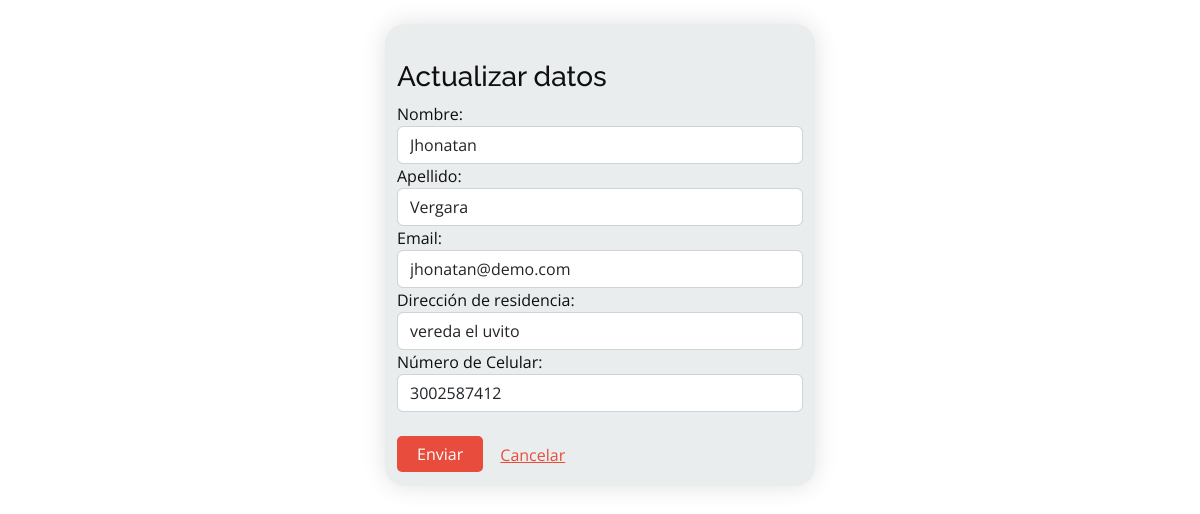
The page /actualizarU/4 (signed in) on the database as committed earlier.
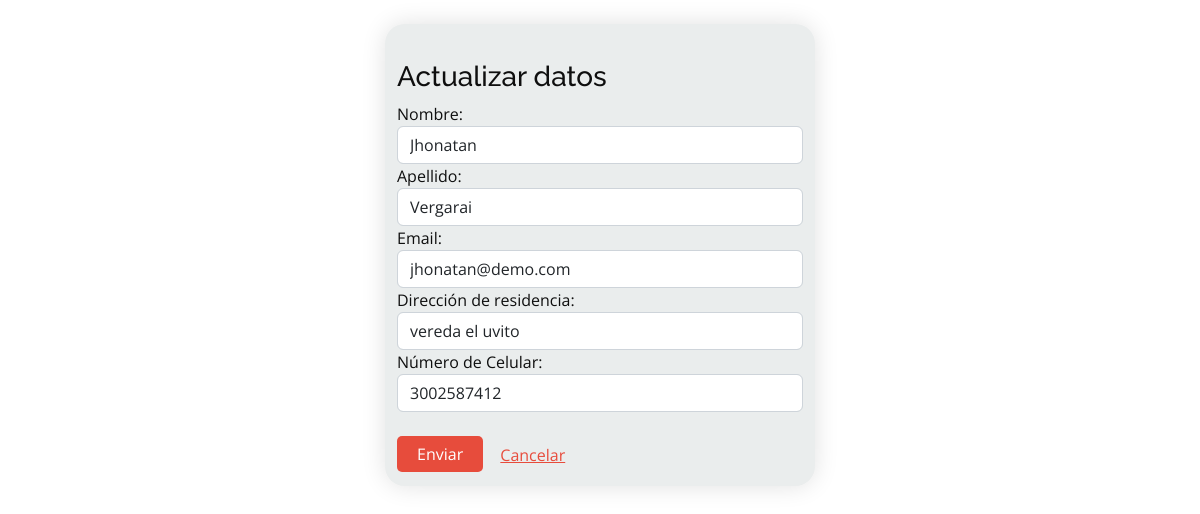
The same page on the database as committed later.
### servigou/models.py (models this page shows, shortened)
class User(AbstractUser):
    documento = models.IntegerField(unique=True, null=True, blank=False)
    celular = models.IntegerField(null=True, blank=False)
    direccion = models.CharField(max_length=20, null=True, blank=False)

### servigou/views.py (the view, shortened to what this page needs)
# urls.py: path('actualizarU/<int:id>', views.actualizarU, name='actualizarU'),
@login_required(login_url="login")
def actualizarU(request, id):
    usuario = User.objects.get(id=id)
    form = UserForm2(instance=usuario)
    context = {"form": form}
    return render(request, "Usuario/actualizarU.html", context)

### templates/Usuario/actualizarU.html (shortened to what this page needs)
{% extends 'layout/baseform.html' %}
{% load static %}
{% block contenido %}
<div class="container_reg" style="width: 430px">
  <form method="POST" action="">
    <br/>
    <h3>Actualizar datos</h3>
    {% csrf_token %} {{form.as_table}}
    <br />
    <button  type="submit" class="boton">
      Enviar
    </button>
    <a id="boton1" href="{% url 'home' %}" class="btn btn-link" >Cancelar </a><br />
  </form>
</div>
{% endblock %}

Rows that differ between the two databases and show on the page:
changed User "Jhonatan": last_name "Vergara" → "Vergarai"
